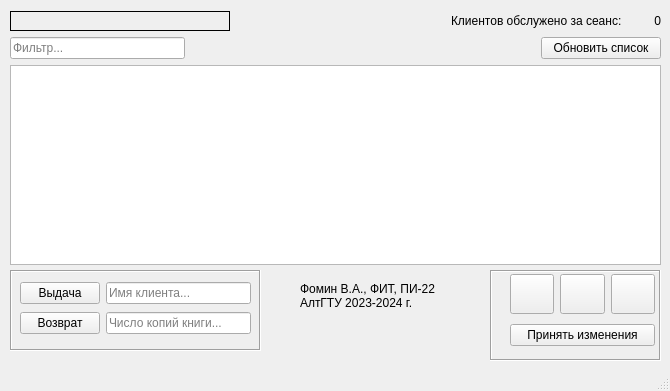
<?xml version="1.0" encoding="UTF-8"?>
<ui version="4.0">
 <class>MainWindow</class>
 <widget class="QMainWindow" name="MainWindow">
  <property name="geometry">
   <rect>
    <x>0</x>
    <y>0</y>
    <width>670</width>
    <height>391</height>
   </rect>
  </property>
  <property name="windowTitle">
   <string>АСУ &quot;Библиотека&quot;</string>
  </property>
  <widget class="QWidget" name="centralwidget">
   <widget class="QWidget" name="layoutWidget">
    <property name="geometry">
     <rect>
      <x>10</x>
      <y>11</y>
      <width>651</width>
      <height>254</height>
     </rect>
    </property>
    <layout class="QVBoxLayout" name="verticalLayout_3">
     <item>
      <layout class="QHBoxLayout" name="horizontalLayout_3">
       <item>
        <widget class="QLabel" name="WelcomeMessageLabel">
         <property name="minimumSize">
          <size>
           <width>220</width>
           <height>0</height>
          </size>
         </property>
         <property name="frameShape">
          <enum>QFrame::Box</enum>
         </property>
         <property name="frameShadow">
          <enum>QFrame::Plain</enum>
         </property>
         <property name="text">
          <string/>
         </property>
        </widget>
       </item>
       <item>
        <spacer name="horizontalSpacer_3">
         <property name="orientation">
          <enum>Qt::Horizontal</enum>
         </property>
         <property name="sizeHint" stdset="0">
          <size>
           <width>40</width>
           <height>20</height>
          </size>
         </property>
        </spacer>
       </item>
       <item>
        <widget class="QLabel" name="ClientMessageLabel">
         <property name="text">
          <string>Клиентов обслужено за сеанс: </string>
         </property>
        </widget>
       </item>
       <item>
        <widget class="QLabel" name="ClientCounterLabel">
         <property name="minimumSize">
          <size>
           <width>30</width>
           <height>0</height>
          </size>
         </property>
         <property name="text">
          <string>0</string>
         </property>
         <property name="alignment">
          <set>Qt::AlignRight|Qt::AlignTrailing|Qt::AlignVCenter</set>
         </property>
        </widget>
       </item>
      </layout>
     </item>
     <item>
      <layout class="QVBoxLayout" name="verticalLayout_2">
       <item>
        <layout class="QHBoxLayout" name="horizontalLayout_2">
         <item>
          <widget class="QLineEdit" name="searchField">
           <property name="placeholderText">
            <string>Фильтр...</string>
           </property>
          </widget>
         </item>
         <item>
          <spacer name="horizontalSpacer">
           <property name="orientation">
            <enum>Qt::Horizontal</enum>
           </property>
           <property name="sizeHint" stdset="0">
            <size>
             <width>40</width>
             <height>20</height>
            </size>
           </property>
          </spacer>
         </item>
         <item>
          <spacer name="horizontalSpacer_2">
           <property name="orientation">
            <enum>Qt::Horizontal</enum>
           </property>
           <property name="sizeHint" stdset="0">
            <size>
             <width>40</width>
             <height>20</height>
            </size>
           </property>
          </spacer>
         </item>
         <item>
          <widget class="QPushButton" name="RefreshButton">
           <property name="minimumSize">
            <size>
             <width>120</width>
             <height>0</height>
            </size>
           </property>
           <property name="text">
            <string>Обновить список</string>
           </property>
          </widget>
         </item>
        </layout>
       </item>
       <item>
        <widget class="QListView" name="table">
         <property name="editTriggers">
          <set>QAbstractItemView::NoEditTriggers</set>
         </property>
        </widget>
       </item>
      </layout>
     </item>
    </layout>
   </widget>
   <widget class="QFrame" name="frame">
    <property name="geometry">
     <rect>
      <x>10</x>
      <y>270</y>
      <width>251</width>
      <height>81</height>
     </rect>
    </property>
    <property name="frameShape">
     <enum>QFrame::Box</enum>
    </property>
    <property name="frameShadow">
     <enum>QFrame::Sunken</enum>
    </property>
    <widget class="QWidget" name="layoutWidget_2">
     <property name="geometry">
      <rect>
       <x>10</x>
       <y>10</y>
       <width>231</width>
       <height>58</height>
      </rect>
     </property>
     <layout class="QHBoxLayout" name="horizontalLayout">
      <item>
       <layout class="QVBoxLayout" name="verticalLayout_5">
        <item>
         <widget class="QPushButton" name="pushButton">
          <property name="text">
           <string>Выдача</string>
          </property>
         </widget>
        </item>
        <item>
         <widget class="QPushButton" name="pushButton_2">
          <property name="text">
           <string>Возврат</string>
          </property>
         </widget>
        </item>
       </layout>
      </item>
      <item>
       <layout class="QVBoxLayout" name="verticalLayout">
        <item>
         <widget class="QLineEdit" name="ClientNameLineEdit">
          <property name="placeholderText">
           <string>Имя клиента...</string>
          </property>
         </widget>
        </item>
        <item>
         <widget class="QLineEdit" name="BooksNumLineEdit">
          <property name="placeholderText">
           <string>Число копий книги...</string>
          </property>
         </widget>
        </item>
       </layout>
      </item>
     </layout>
    </widget>
   </widget>
   <widget class="QFrame" name="frame_2">
    <property name="geometry">
     <rect>
      <x>490</x>
      <y>270</y>
      <width>171</width>
      <height>91</height>
     </rect>
    </property>
    <property name="frameShape">
     <enum>QFrame::Box</enum>
    </property>
    <property name="frameShadow">
     <enum>QFrame::Sunken</enum>
    </property>
    <widget class="QWidget" name="layoutWidget_3">
     <property name="geometry">
      <rect>
       <x>20</x>
       <y>0</y>
       <width>145</width>
       <height>81</height>
      </rect>
     </property>
     <layout class="QVBoxLayout" name="verticalLayout_4">
      <item>
       <layout class="QHBoxLayout" name="horizontalLayout_4">
        <item>
         <widget class="QPushButton" name="AddItemButton">
          <property name="minimumSize">
           <size>
            <width>41</width>
            <height>40</height>
           </size>
          </property>
          <property name="statusTip">
           <string>Добавить запись</string>
          </property>
          <property name="text">
           <string/>
          </property>
          <property name="icon">
           <iconset resource="Resources.qrc">
            <normaloff>:/new/prefix1/img/plus.png</normaloff>:/new/prefix1/img/plus.png</iconset>
          </property>
         </widget>
        </item>
        <item>
         <widget class="QPushButton" name="DeleteItemButton">
          <property name="minimumSize">
           <size>
            <width>41</width>
            <height>40</height>
           </size>
          </property>
          <property name="statusTip">
           <string>Удалить запись</string>
          </property>
          <property name="text">
           <string/>
          </property>
          <property name="icon">
           <iconset resource="Resources.qrc">
            <normaloff>:/new/prefix1/img/minus.png</normaloff>:/new/prefix1/img/minus.png</iconset>
          </property>
         </widget>
        </item>
        <item>
         <widget class="QPushButton" name="EditRefreshButton">
          <property name="minimumSize">
           <size>
            <width>41</width>
            <height>40</height>
           </size>
          </property>
          <property name="statusTip">
           <string>Восстановить изменения</string>
          </property>
          <property name="text">
           <string/>
          </property>
          <property name="icon">
           <iconset resource="Resources.qrc">
            <normaloff>:/new/prefix1/img/refresh.png</normaloff>:/new/prefix1/img/refresh.png</iconset>
          </property>
         </widget>
        </item>
       </layout>
      </item>
      <item>
       <widget class="QPushButton" name="AcceptChangesButton">
        <property name="text">
         <string>Принять изменения</string>
        </property>
       </widget>
      </item>
     </layout>
    </widget>
   </widget>
   <widget class="QLabel" name="label">
    <property name="geometry">
     <rect>
      <x>300</x>
      <y>270</y>
      <width>141</width>
      <height>51</height>
     </rect>
    </property>
    <property name="text">
     <string>Фомин В.А., ФИТ, ПИ-22 
АлтГТУ 2023-2024 г.</string>
    </property>
   </widget>
  </widget>
  <widget class="QMenuBar" name="menubar">
   <property name="geometry">
    <rect>
     <x>0</x>
     <y>0</y>
     <width>670</width>
     <height>22</height>
    </rect>
   </property>
  </widget>
  <widget class="QStatusBar" name="statusbar"/>
 </widget>
 <resources>
  <include location="Resources.qrc"/>
 </resources>
 <connections/>
</ui>
